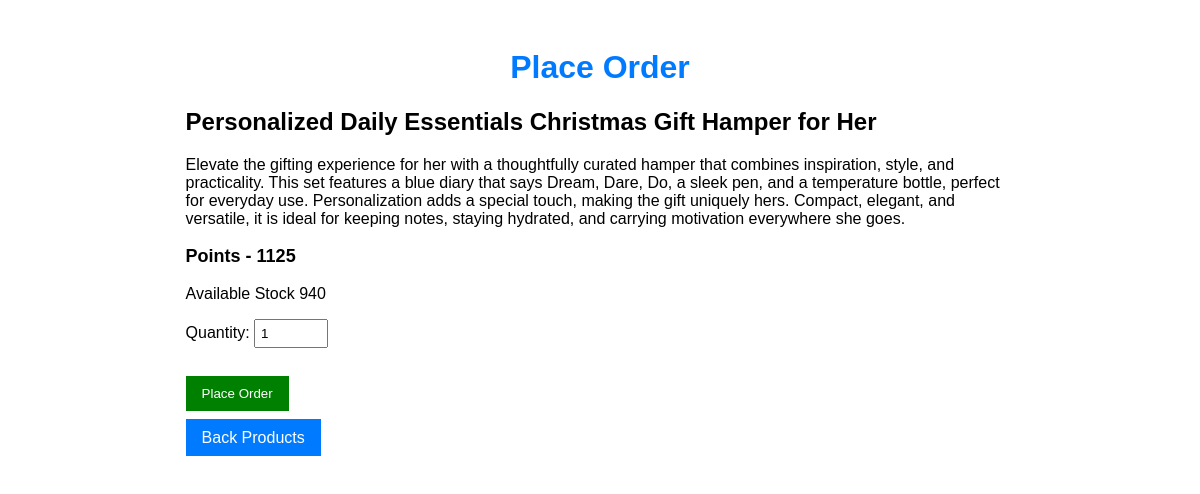
Screenshot of /products/4/ (signed in) with the database file from the repository.
### product/models.py (models this page shows, shortened)
class Product(models.Model):
    name = models.CharField(max_length=200)
    sku = models.CharField(max_length=100, unique=True)
    brand = models.ForeignKey(Brand, on_delete=models.CASCADE)
    category = models.ForeignKey(Category, on_delete=models.CASCADE)
    subcategory = models.ForeignKey(SubCategory, on_delete=models.CASCADE)
    short_description = models.TextField(blank=True, null=True)
    description = models.TextField(blank=True, null=True)
    quantity = models.PositiveIntegerField()
    points = models.PositiveIntegerField()
    wallet = models.ForeignKey(
        Wallet,
        on_delete=models.SET_NULL,
        null=True,
        blank=True
    )
    is_active = models.BooleanField(default=True)
    created_at = models.DateTimeField(auto_now_add=True)
    updated_at = models.DateTimeField(auto_now_add=True)

### product/views.py (the view, shortened to what this page needs)
# urls.py: path('products/<int:product_id>/', views.product_detail, name="product_detail"),
@login_required(login_url='login')
def product_detail(request, product_id):
    product = get_object_or_404(
        Product,
        id=product_id,
        is_active=True
    )
    return render(request, "product/product_detail.html", {"product": product})

### product/templates/product/product_detail.html (shortened to what this page needs)
<!DOCTYPE html>
<html lang="en">
<head>
</head>
<body>
    <div class="container">
        <h1 style="color: #007bff; text-align: center;">Place Order</h1>
        <h2>{{ product.name }}</h2>
        <p>{{ product.description }}</p>
        <p class="price">
            Points - {{ product.points }}
        </p>
        <p>
            Available Stock {{ product.quantity }}
        </p>
        <form method="post">
            <label> Quantity:</label>
            <input type="number" name="quantity" value="1" class="qty-input" required>
            <br><br>
            <button type="submit" class="btn">
                Place Order
            </button>
        </form>
        <br>
        <a href="{% url 'product_list' %}" style="text-decoration: none; background-color: #007bff;" class="btn">Back Products</a>
    </div>
</body>
</html>

### product/templates/product/product_detail.html (style rules this page uses)
body { font-family: Arial; background: linear-gradient(rgba(233, 233, 233, 0.92)); }
.container { width: 70%; margin: auto; background: rgb(255, 255, 255); padding: 20px; border-radius: 8px; }
.price { font-size: 18px; font-weight: bold; }
.btn { padding: 10px 16px; background: green; color: white; border: none; cursor: pointer; margin-top: 10px; }
.qty-input { width: 60px; padding: 5px; }

### rows the page displays
Product: name "Personalized Daily Essentials Christmas Gift Hamper for Her", description "Elevate the gifting experience for her with a thoughtfully curated hamper that combines inspiration, style, and practicality. This set features a blue diary that says Dream, Dare, Do, a sleek pen, and a temperature bottle, perfect for everyday use. Personalization adds a special touch, making the gift uniquely hers. Compact, elegant, and versatile, it is ideal for keeping notes, staying hydrated, and carrying motivation everywhere she goes.", points "1125", quantity "940"
